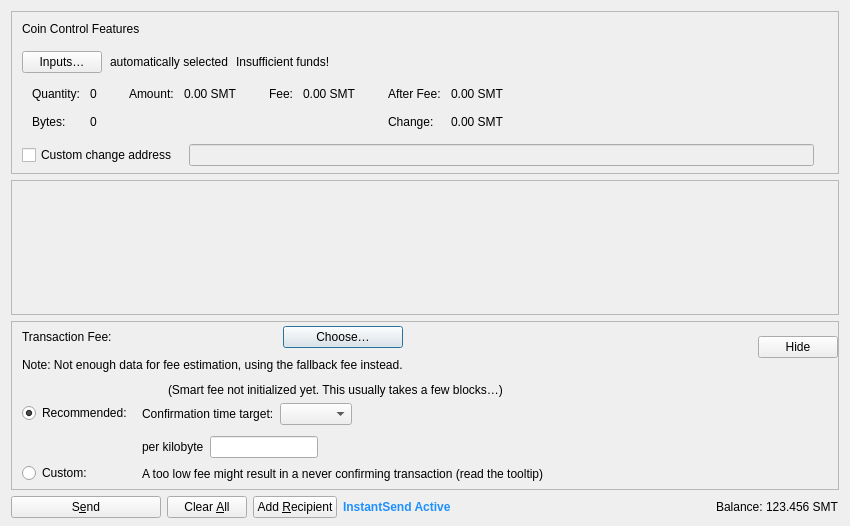
<?xml version="1.0" encoding="UTF-8"?>
<ui version="4.0">
 <class>SendCoinsDialog</class>
 <widget class="QDialog" name="SendCoinsDialog">
  <property name="geometry">
   <rect>
    <x>0</x>
    <y>0</y>
    <width>850</width>
    <height>526</height>
   </rect>
  </property>
  <property name="windowTitle">
   <string>Send Coins</string>
  </property>
  <layout class="QVBoxLayout" name="verticalLayout" stretch="0,1,0,0">
   <property name="bottomMargin">
    <number>8</number>
   </property>
   <item>
    <widget class="QFrame" name="frameCoinControl">
     <property name="sizePolicy">
      <sizepolicy hsizetype="Expanding" vsizetype="Expanding">
       <horstretch>0</horstretch>
       <verstretch>0</verstretch>
      </sizepolicy>
     </property>
     <property name="maximumSize">
      <size>
       <width>16777215</width>
       <height>16777215</height>
      </size>
     </property>
     <property name="frameShape">
      <enum>QFrame::StyledPanel</enum>
     </property>
     <property name="frameShadow">
      <enum>QFrame::Sunken</enum>
     </property>
     <layout class="QVBoxLayout" name="verticalLayoutCoinControl2">
      <property name="spacing">
       <number>0</number>
      </property>
      <property name="leftMargin">
       <number>0</number>
      </property>
      <property name="topMargin">
       <number>0</number>
      </property>
      <property name="rightMargin">
       <number>0</number>
      </property>
      <property name="bottomMargin">
       <number>6</number>
      </property>
      <item>
       <layout class="QVBoxLayout" name="verticalLayoutCoinControl" stretch="0,0,0,0,1">
        <property name="spacing">
         <number>0</number>
        </property>
        <property name="leftMargin">
         <number>10</number>
        </property>
        <property name="topMargin">
         <number>10</number>
        </property>
        <item>
         <layout class="QHBoxLayout" name="horizontalLayoutCoinControl1">
          <property name="bottomMargin">
           <number>15</number>
          </property>
          <item>
           <widget class="QLabel" name="labelCoinControlFeatures">
            <property name="sizePolicy">
             <sizepolicy hsizetype="Preferred" vsizetype="Maximum">
              <horstretch>0</horstretch>
              <verstretch>0</verstretch>
             </sizepolicy>
            </property>
            <property name="text">
             <string>Coin Control Features</string>
            </property>
           </widget>
          </item>
         </layout>
        </item>
        <item>
         <layout class="QHBoxLayout" name="horizontalLayoutCoinControl2" stretch="0,0,0,0">
          <property name="spacing">
           <number>8</number>
          </property>
          <property name="bottomMargin">
           <number>10</number>
          </property>
          <item>
           <widget class="QPushButton" name="pushButtonCoinControl">
            <property name="styleSheet">
             <string notr="true"/>
            </property>
            <property name="text">
             <string>Inputs…</string>
            </property>
            <property name="autoDefault">
             <bool>false</bool>
            </property>
           </widget>
          </item>
          <item>
           <widget class="QLabel" name="labelCoinControlAutomaticallySelected">
            <property name="text">
             <string>automatically selected</string>
            </property>
            <property name="margin">
             <number>5</number>
            </property>
           </widget>
          </item>
          <item>
           <widget class="QLabel" name="labelCoinControlInsuffFunds">
            <property name="text">
             <string>Insufficient funds!</string>
            </property>
            <property name="margin">
             <number>5</number>
            </property>
           </widget>
          </item>
          <item>
           <spacer name="horizontalSpacerCoinControl">
            <property name="orientation">
             <enum>Qt::Horizontal</enum>
            </property>
            <property name="sizeHint" stdset="0">
             <size>
              <width>40</width>
              <height>1</height>
             </size>
            </property>
           </spacer>
          </item>
         </layout>
        </item>
        <item>
         <widget class="QWidget" name="widgetCoinControl" native="true">
          <property name="sizePolicy">
           <sizepolicy hsizetype="Preferred" vsizetype="Preferred">
            <horstretch>0</horstretch>
            <verstretch>0</verstretch>
           </sizepolicy>
          </property>
          <property name="minimumSize">
           <size>
            <width>0</width>
            <height>0</height>
           </size>
          </property>
          <property name="styleSheet">
           <string notr="true"/>
          </property>
          <layout class="QHBoxLayout" name="horizontalLayoutCoinControl5">
           <property name="leftMargin">
            <number>0</number>
           </property>
           <property name="topMargin">
            <number>0</number>
           </property>
           <property name="rightMargin">
            <number>0</number>
           </property>
           <property name="bottomMargin">
            <number>0</number>
           </property>
           <item>
            <layout class="QHBoxLayout" name="horizontalLayoutCoinControl3" stretch="0,0,0,1">
             <property name="spacing">
              <number>20</number>
             </property>
             <property name="topMargin">
              <number>0</number>
             </property>
             <property name="bottomMargin">
              <number>10</number>
             </property>
             <item>
              <layout class="QFormLayout" name="formLayoutCoinControl1">
               <property name="labelAlignment">
                <set>Qt::AlignLeft|Qt::AlignVCenter</set>
               </property>
               <property name="horizontalSpacing">
                <number>10</number>
               </property>
               <property name="verticalSpacing">
                <number>14</number>
               </property>
               <property name="leftMargin">
                <number>10</number>
               </property>
               <property name="topMargin">
                <number>4</number>
               </property>
               <property name="rightMargin">
                <number>6</number>
               </property>
               <item row="0" column="0">
                <widget class="QLabel" name="labelCoinControlQuantityText">
                 <property name="text">
                  <string>Quantity:</string>
                 </property>
                 <property name="margin">
                  <number>0</number>
                 </property>
                </widget>
               </item>
               <item row="0" column="1">
                <widget class="QLabel" name="labelCoinControlQuantity">
                 <property name="cursor">
                  <cursorShape>IBeamCursor</cursorShape>
                 </property>
                 <property name="contextMenuPolicy">
                  <enum>Qt::ActionsContextMenu</enum>
                 </property>
                 <property name="text">
                  <string notr="true">0</string>
                 </property>
                 <property name="margin">
                  <number>0</number>
                 </property>
                 <property name="textInteractionFlags">
                  <set>Qt::LinksAccessibleByMouse|Qt::TextSelectableByKeyboard|Qt::TextSelectableByMouse</set>
                 </property>
                </widget>
               </item>
               <item row="1" column="0">
                <widget class="QLabel" name="labelCoinControlBytesText">
                 <property name="text">
                  <string>Bytes:</string>
                 </property>
                </widget>
               </item>
               <item row="1" column="1">
                <widget class="QLabel" name="labelCoinControlBytes">
                 <property name="cursor">
                  <cursorShape>IBeamCursor</cursorShape>
                 </property>
                 <property name="contextMenuPolicy">
                  <enum>Qt::ActionsContextMenu</enum>
                 </property>
                 <property name="text">
                  <string notr="true">0</string>
                 </property>
                 <property name="textInteractionFlags">
                  <set>Qt::LinksAccessibleByMouse|Qt::TextSelectableByKeyboard|Qt::TextSelectableByMouse</set>
                 </property>
                </widget>
               </item>
              </layout>
             </item>
             <item>
              <layout class="QFormLayout" name="formLayoutCoinControl2">
               <property name="horizontalSpacing">
                <number>10</number>
               </property>
               <property name="verticalSpacing">
                <number>14</number>
               </property>
               <property name="leftMargin">
                <number>6</number>
               </property>
               <property name="topMargin">
                <number>4</number>
               </property>
               <property name="rightMargin">
                <number>6</number>
               </property>
               <item row="0" column="0">
                <widget class="QLabel" name="labelCoinControlAmountText">
                 <property name="text">
                  <string>Amount:</string>
                 </property>
                 <property name="margin">
                  <number>0</number>
                 </property>
                </widget>
               </item>
               <item row="0" column="1">
                <widget class="QLabel" name="labelCoinControlAmount">
                 <property name="cursor">
                  <cursorShape>IBeamCursor</cursorShape>
                 </property>
                 <property name="contextMenuPolicy">
                  <enum>Qt::ActionsContextMenu</enum>
                 </property>
                 <property name="text">
                  <string notr="true">0.00 SMT</string>
                 </property>
                 <property name="textInteractionFlags">
                  <set>Qt::LinksAccessibleByMouse|Qt::TextSelectableByKeyboard|Qt::TextSelectableByMouse</set>
                 </property>
                </widget>
               </item>
              </layout>
             </item>
             <item>
              <layout class="QFormLayout" name="formLayoutCoinControl3">
               <property name="horizontalSpacing">
                <number>10</number>
               </property>
               <property name="verticalSpacing">
                <number>14</number>
               </property>
               <property name="leftMargin">
                <number>6</number>
               </property>
               <property name="topMargin">
                <number>4</number>
               </property>
               <property name="rightMargin">
                <number>6</number>
               </property>
               <item row="0" column="0">
                <widget class="QLabel" name="labelCoinControlFeeText">
                 <property name="text">
                  <string>Fee:</string>
                 </property>
                 <property name="margin">
                  <number>0</number>
                 </property>
                </widget>
               </item>
               <item row="0" column="1">
                <widget class="QLabel" name="labelCoinControlFee">
                 <property name="cursor">
                  <cursorShape>IBeamCursor</cursorShape>
                 </property>
                 <property name="contextMenuPolicy">
                  <enum>Qt::ActionsContextMenu</enum>
                 </property>
                 <property name="text">
                  <string notr="true">0.00 SMT</string>
                 </property>
                 <property name="textInteractionFlags">
                  <set>Qt::LinksAccessibleByMouse|Qt::TextSelectableByKeyboard|Qt::TextSelectableByMouse</set>
                 </property>
                </widget>
               </item>
              </layout>
             </item>
             <item>
              <layout class="QFormLayout" name="formLayoutCoinControl4">
               <property name="labelAlignment">
                <set>Qt::AlignLeft|Qt::AlignVCenter</set>
               </property>
               <property name="horizontalSpacing">
                <number>10</number>
               </property>
               <property name="verticalSpacing">
                <number>14</number>
               </property>
               <property name="leftMargin">
                <number>6</number>
               </property>
               <property name="topMargin">
                <number>4</number>
               </property>
               <property name="rightMargin">
                <number>6</number>
               </property>
               <item row="0" column="0">
                <widget class="QLabel" name="labelCoinControlAfterFeeText">
                 <property name="text">
                  <string>After Fee:</string>
                 </property>
                 <property name="margin">
                  <number>0</number>
                 </property>
                </widget>
               </item>
               <item row="0" column="1">
                <widget class="QLabel" name="labelCoinControlAfterFee">
                 <property name="cursor">
                  <cursorShape>IBeamCursor</cursorShape>
                 </property>
                 <property name="contextMenuPolicy">
                  <enum>Qt::ActionsContextMenu</enum>
                 </property>
                 <property name="text">
                  <string notr="true">0.00 SMT</string>
                 </property>
                 <property name="textInteractionFlags">
                  <set>Qt::LinksAccessibleByMouse|Qt::TextSelectableByKeyboard|Qt::TextSelectableByMouse</set>
                 </property>
                </widget>
               </item>
               <item row="1" column="0">
                <widget class="QLabel" name="labelCoinControlChangeText">
                 <property name="text">
                  <string>Change:</string>
                 </property>
                </widget>
               </item>
               <item row="1" column="1">
                <widget class="QLabel" name="labelCoinControlChange">
                 <property name="cursor">
                  <cursorShape>IBeamCursor</cursorShape>
                 </property>
                 <property name="contextMenuPolicy">
                  <enum>Qt::ActionsContextMenu</enum>
                 </property>
                 <property name="text">
                  <string notr="true">0.00 SMT</string>
                 </property>
                 <property name="textInteractionFlags">
                  <set>Qt::LinksAccessibleByMouse|Qt::TextSelectableByKeyboard|Qt::TextSelectableByMouse</set>
                 </property>
                </widget>
               </item>
              </layout>
             </item>
            </layout>
           </item>
          </layout>
         </widget>
        </item>
        <item>
         <layout class="QHBoxLayout" name="horizontalLayoutCoinControl4" stretch="0,0,0">
          <property name="spacing">
           <number>12</number>
          </property>
          <property name="sizeConstraint">
           <enum>QLayout::SetDefaultConstraint</enum>
          </property>
          <property name="topMargin">
           <number>5</number>
          </property>
          <property name="rightMargin">
           <number>5</number>
          </property>
          <item>
           <widget class="QCheckBox" name="checkBoxCoinControlChange">
            <property name="toolTip">
             <string>If this is activated, but the change address is empty or invalid, change will be sent to a newly generated address.</string>
            </property>
            <property name="text">
             <string>Custom change address</string>
            </property>
           </widget>
          </item>
          <item>
           <widget class="QValidatedLineEdit" name="lineEditCoinControlChange">
            <property name="enabled">
             <bool>false</bool>
            </property>
            <property name="sizePolicy">
             <sizepolicy hsizetype="Expanding" vsizetype="Fixed">
              <horstretch>0</horstretch>
              <verstretch>0</verstretch>
             </sizepolicy>
            </property>
           </widget>
          </item>
          <item>
           <widget class="QLabel" name="labelCoinControlChangeLabel">
            <property name="sizePolicy">
             <sizepolicy hsizetype="Preferred" vsizetype="Expanding">
              <horstretch>0</horstretch>
              <verstretch>0</verstretch>
             </sizepolicy>
            </property>
            <property name="minimumSize">
             <size>
              <width>0</width>
              <height>0</height>
             </size>
            </property>
            <property name="text">
             <string/>
            </property>
            <property name="margin">
             <number>3</number>
            </property>
           </widget>
          </item>
         </layout>
        </item>
        <item>
         <spacer name="verticalSpacerCoinControl">
          <property name="orientation">
           <enum>Qt::Vertical</enum>
          </property>
          <property name="sizeHint" stdset="0">
           <size>
            <width>800</width>
            <height>1</height>
           </size>
          </property>
         </spacer>
        </item>
       </layout>
      </item>
     </layout>
    </widget>
   </item>
   <item>
    <widget class="QScrollArea" name="scrollArea">
     <property name="widgetResizable">
      <bool>true</bool>
     </property>
     <widget class="QWidget" name="scrollAreaWidgetContents">
      <property name="geometry">
       <rect>
        <x>0</x>
        <y>0</y>
        <width>830</width>
        <height>104</height>
       </rect>
      </property>
      <layout class="QVBoxLayout" name="verticalLayout_2" stretch="0,1">
       <property name="leftMargin">
        <number>0</number>
       </property>
       <property name="topMargin">
        <number>0</number>
       </property>
       <property name="rightMargin">
        <number>0</number>
       </property>
       <property name="bottomMargin">
        <number>0</number>
       </property>
       <item>
        <layout class="QVBoxLayout" name="entries">
         <property name="spacing">
          <number>6</number>
         </property>
        </layout>
       </item>
       <item>
        <spacer name="verticalSpacer">
         <property name="orientation">
          <enum>Qt::Vertical</enum>
         </property>
         <property name="sizeHint" stdset="0">
          <size>
           <width>20</width>
           <height>40</height>
          </size>
         </property>
        </spacer>
       </item>
      </layout>
     </widget>
    </widget>
   </item>
   <item>
    <widget class="QFrame" name="frameFee">
     <property name="sizePolicy">
      <sizepolicy hsizetype="Expanding" vsizetype="Expanding">
       <horstretch>0</horstretch>
       <verstretch>0</verstretch>
      </sizepolicy>
     </property>
     <property name="maximumSize">
      <size>
       <width>16777215</width>
       <height>16777215</height>
      </size>
     </property>
     <property name="frameShape">
      <enum>QFrame::StyledPanel</enum>
     </property>
     <property name="frameShadow">
      <enum>QFrame::Sunken</enum>
     </property>
     <layout class="QVBoxLayout" name="verticalLayoutFee1">
      <property name="spacing">
       <number>0</number>
      </property>
      <property name="leftMargin">
       <number>0</number>
      </property>
      <property name="topMargin">
       <number>0</number>
      </property>
      <property name="rightMargin">
       <number>0</number>
      </property>
      <property name="bottomMargin">
       <number>0</number>
      </property>
      <item>
       <layout class="QVBoxLayout" name="verticalLayoutFee2" stretch="0,0,0">
        <property name="spacing">
         <number>0</number>
        </property>
        <property name="leftMargin">
         <number>10</number>
        </property>
        <property name="topMargin">
         <number>0</number>
        </property>
        <item>
         <layout class="QHBoxLayout" name="horizontalLayoutFee1">
          <property name="bottomMargin">
           <number>0</number>
          </property>
          <item>
           <layout class="QVBoxLayout" name="verticalLayoutFee7">
            <property name="spacing">
             <number>0</number>
            </property>
            <item>
             <spacer name="verticalSpacerSmartFee">
              <property name="orientation">
               <enum>Qt::Vertical</enum>
              </property>
              <property name="sizeType">
               <enum>QSizePolicy::Fixed</enum>
              </property>
              <property name="sizeHint" stdset="0">
               <size>
                <width>1</width>
                <height>4</height>
               </size>
              </property>
             </spacer>
            </item>
            <item>
             <layout class="QHBoxLayout" name="horizontalLayoutSmartFee">
              <property name="spacing">
               <number>10</number>
              </property>
              <item>
               <widget class="QLabel" name="labelFeeHeadline">
                <property name="sizePolicy">
                 <sizepolicy hsizetype="Preferred" vsizetype="Maximum">
                  <horstretch>0</horstretch>
                  <verstretch>0</verstretch>
                 </sizepolicy>
                </property>
                <property name="text">
                 <string>Transaction Fee:</string>
                </property>
               </widget>
              </item>
              <item>
               <widget class="QLabel" name="labelFeeMinimized">
                <property name="text">
                 <string/>
                </property>
               </widget>
              </item>
              <item>
               <widget class="QPushButton" name="buttonChooseFee">
                <property name="text">
                 <string>Choose…</string>
                </property>
               </widget>
              </item>
             </layout>
            </item>
            <item>
             <spacer name="verticalSpacer_7">
              <property name="orientation">
               <enum>Qt::Vertical</enum>
              </property>
              <property name="sizeHint" stdset="0">
               <size>
                <width>1</width>
                <height>10</height>
               </size>
              </property>
             </spacer>
            </item>
            <item>
             <widget class="QLabel" name="fallbackFeeWarningLabel">
              <property name="toolTip">
               <string>Using the fallbackfee can result in sending a transaction that will take several hours or days (or never) to confirm. Consider choosing your fee manually or wait until you have validated the complete chain.</string>
              </property>
              <property name="text">
               <string>Note: Not enough data for fee estimation, using the fallback fee instead.</string>
              </property>
              <property name="wordWrap">
               <bool>false</bool>
              </property>
             </widget>
            </item>
            <item>
             <spacer name="verticalSpacer_5">
              <property name="orientation">
               <enum>Qt::Vertical</enum>
              </property>
              <property name="sizeHint" stdset="0">
               <size>
                <width>1</width>
                <height>1</height>
               </size>
              </property>
             </spacer>
            </item>
           </layout>
          </item>
          <item>
           <spacer name="horizontalSpacer_4">
            <property name="orientation">
             <enum>Qt::Horizontal</enum>
            </property>
            <property name="sizeHint" stdset="0">
             <size>
              <width>1</width>
              <height>1</height>
             </size>
            </property>
           </spacer>
          </item>
          <item>
           <widget class="QPushButton" name="buttonMinimizeFee">
            <property name="toolTip">
             <string>Hide transaction fee settings</string>
            </property>
            <property name="text">
             <string>Hide</string>
            </property>
           </widget>
          </item>
         </layout>
        </item>
        <item>
         <widget class="QFrame" name="frameFeeSelection">
          <layout class="QVBoxLayout" name="verticalLayoutFee12">
           <property name="spacing">
            <number>0</number>
           </property>
           <property name="leftMargin">
            <number>0</number>
           </property>
           <property name="topMargin">
            <number>0</number>
           </property>
           <property name="rightMargin">
            <number>0</number>
           </property>
           <property name="bottomMargin">
            <number>0</number>
           </property>
           <item>
            <layout class="QGridLayout" name="gridLayoutFee">
             <property name="topMargin">
              <number>10</number>
             </property>
             <property name="bottomMargin">
              <number>4</number>
             </property>
             <property name="horizontalSpacing">
              <number>10</number>
             </property>
             <property name="verticalSpacing">
              <number>4</number>
             </property>
             <item row="1" column="1">
              <layout class="QVBoxLayout" name="verticalLayoutFee8">
               <property name="spacing">
                <number>6</number>
               </property>
               <property name="topMargin">
                <number>3</number>
               </property>
               <item>
                <layout class="QHBoxLayout" name="horizontalLayoutFee13" stretch="0,0,1">
                 <item>
                  <widget class="QLabel" name="labelCustomPerKilobyte">
                   <property name="toolTip">
                    <string>If the custom fee is set to 1000 duffs and the transaction is only 250 bytes, then &quot;per kilobyte&quot; only pays 250 duffs in fee,&lt;br /&gt;while &quot;at least&quot; pays 1000 duffs. For transactions bigger than a kilobyte both pay by kilobyte.</string>
                   </property>
                   <property name="text">
                    <string>per kilobyte</string>
                   </property>
                  </widget>
                 </item>
                 <item>
                  <widget class="BitcoinAmountField" name="customFee"/>
                 </item>
                 <item>
                  <spacer name="horizontalSpacer_6">
                   <property name="orientation">
                    <enum>Qt::Horizontal</enum>
                   </property>
                   <property name="sizeHint" stdset="0">
                    <size>
                     <width>1</width>
                     <height>1</height>
                    </size>
                   </property>
                  </spacer>
                 </item>
                </layout>
               </item>
               <item>
                <layout class="QHBoxLayout" name="horizontalLayoutFee8">
                 <item>
                  <widget class="QLabel" name="labelCustomFeeWarning">
                   <property name="enabled">
                    <bool>true</bool>
                   </property>
                   <property name="toolTip">
                    <string>When there is less transaction volume than space in the blocks, miners as well as relaying nodes may enforce a minimum fee. Paying only this minimum fee is just fine, but be aware that this can result in a never confirming transaction once there is more demand for ratatoskr transactions than the network can process.</string>
                   </property>
                   <property name="text">
                    <string>A too low fee might result in a never confirming transaction (read the tooltip)</string>
                   </property>
                  </widget>
                 </item>
                 <item>
                  <spacer name="horizontalSpacer_2">
                   <property name="orientation">
                    <enum>Qt::Horizontal</enum>
                   </property>
                   <property name="sizeHint" stdset="0">
                    <size>
                     <width>1</width>
                     <height>1</height>
                    </size>
                   </property>
                  </spacer>
                 </item>
                </layout>
               </item>
              </layout>
             </item>
             <item row="0" column="0">
              <layout class="QVBoxLayout" name="verticalLayoutFee4" stretch="0,1">
               <property name="topMargin">
                <number>20</number>
               </property>
               <property name="bottomMargin">
                <number>3</number>
               </property>
               <item>
                <widget class="QRadioButton" name="radioSmartFee">
                 <property name="text">
                  <string>Recommended:</string>
                 </property>
                 <property name="checked">
                  <bool>true</bool>
                 </property>
                 <attribute name="buttonGroup">
                  <string notr="true">groupFee</string>
                 </attribute>
                </widget>
               </item>
               <item>
                <spacer name="verticalSpacer_2">
                 <property name="orientation">
                  <enum>Qt::Vertical</enum>
                 </property>
                 <property name="sizeHint" stdset="0">
                  <size>
                   <width>1</width>
                   <height>1</height>
                  </size>
                 </property>
                </spacer>
               </item>
              </layout>
             </item>
             <item row="1" column="0">
              <layout class="QVBoxLayout" name="verticalLayoutFee9" stretch="0,1">
               <property name="topMargin">
                <number>30</number>
               </property>
               <item>
                <widget class="QRadioButton" name="radioCustomFee">
                 <property name="text">
                  <string>Custom:</string>
                 </property>
                 <attribute name="buttonGroup">
                  <string notr="true">groupFee</string>
                 </attribute>
                </widget>
               </item>
               <item>
                <spacer name="verticalSpacer_6">
                 <property name="orientation">
                  <enum>Qt::Vertical</enum>
                 </property>
                 <property name="sizeHint" stdset="0">
                  <size>
                   <width>1</width>
                   <height>1</height>
                  </size>
                 </property>
                </spacer>
               </item>
              </layout>
             </item>
             <item row="0" column="1">
              <layout class="QVBoxLayout" name="verticalLayoutFee3" stretch="0,0,1">
               <property name="spacing">
                <number>6</number>
               </property>
               <property name="topMargin">
                <number>0</number>
               </property>
               <property name="bottomMargin">
                <number>3</number>
               </property>
               <item>
                <layout class="QHBoxLayout" name="horizontalLayoutFee12">
                 <item>
                  <widget class="QLabel" name="labelSmartFee">
                   <property name="text">
                    <string/>
                   </property>
                  </widget>
                 </item>
                 <item>
                  <widget class="QLabel" name="labelFeeEstimation">
                   <property name="text">
                    <string/>
                   </property>
                  </widget>
                 </item>
                 <item>
                  <widget class="QLabel" name="labelSmartFee2">
                   <property name="text">
                    <string>(Smart fee not initialized yet. This usually takes a few blocks…)</string>
                   </property>
                  </widget>
                 </item>
                 <item>
                  <spacer name="horizontalSpacer_5">
                   <property name="orientation">
                    <enum>Qt::Horizontal</enum>
                   </property>
                   <property name="sizeHint" stdset="0">
                    <size>
                     <width>1</width>
                     <height>1</height>
                    </size>
                   </property>
                  </spacer>
                 </item>
                </layout>
               </item>
               <item>
                <layout class="QHBoxLayout" name="horizontalLayoutFee9">
                 <item>
                  <layout class="QVBoxLayout" name="verticalLayoutFee6">
                   <item>
                    <widget class="QLabel" name="labelSmartFee3">
                     <property name="text">
                      <string>Confirmation time target:</string>
                     </property>
                    </widget>
                   </item>
                  </layout>
                 </item>
                 <item>
                  <layout class="QVBoxLayout" name="verticalLayoutFee5">
                   <property name="rightMargin">
                    <number>30</number>
                   </property>
                   <item>
                    <layout class="QHBoxLayout" name="horizontalLayoutConfTarget">
                     <property name="bottomMargin">
                      <number>0</number>
                     </property>
                     <item>
                      <widget class="QComboBox" name="confTargetSelector"/>
                     </item>
                     <item>
                      <spacer name="horizontalSpacerConfTarget">
                       <property name="orientation">
                        <enum>Qt::Horizontal</enum>
                       </property>
                       <property name="sizeHint" stdset="0">
                        <size>
                         <width>40</width>
                         <height>20</height>
                        </size>
                       </property>
                      </spacer>
                     </item>
                    </layout>
                   </item>
                  </layout>
                 </item>
                </layout>
               </item>
               <item>
                <spacer name="verticalSpacer_4">
                 <property name="orientation">
                  <enum>Qt::Vertical</enum>
                 </property>
                 <property name="sizeHint" stdset="0">
                  <size>
                   <width>1</width>
                   <height>1</height>
                  </size>
                 </property>
                </spacer>
               </item>
              </layout>
             </item>
            </layout>
           </item>
          </layout>
         </widget>
        </item>
        <item>
         <spacer name="verticalSpacerFee">
          <property name="orientation">
           <enum>Qt::Vertical</enum>
          </property>
          <property name="sizeHint" stdset="0">
           <size>
            <width>800</width>
            <height>1</height>
           </size>
          </property>
         </spacer>
        </item>
       </layout>
      </item>
     </layout>
    </widget>
   </item>
   <item>
    <layout class="QHBoxLayout" name="horizontalLayout">
     <item>
      <widget class="QPushButton" name="sendButton">
       <property name="minimumSize">
        <size>
         <width>150</width>
         <height>0</height>
        </size>
       </property>
       <property name="toolTip">
        <string>Confirm the send action</string>
       </property>
       <property name="text">
        <string>S&amp;end</string>
       </property>
       <property name="autoDefault">
        <bool>false</bool>
       </property>
       <property name="default">
        <bool>false</bool>
       </property>
      </widget>
     </item>
     <item>
      <widget class="QPushButton" name="clearButton">
       <property name="sizePolicy">
        <sizepolicy hsizetype="Minimum" vsizetype="Fixed">
         <horstretch>0</horstretch>
         <verstretch>0</verstretch>
        </sizepolicy>
       </property>
       <property name="toolTip">
        <string>Clear all fields of the form.</string>
       </property>
       <property name="text">
        <string>Clear &amp;All</string>
       </property>
       <property name="autoDefault">
        <bool>false</bool>
       </property>
      </widget>
     </item>
     <item>
      <widget class="QPushButton" name="addButton">
       <property name="toolTip">
        <string>Send to multiple recipients at once</string>
       </property>
       <property name="text">
        <string>Add &amp;Recipient</string>
       </property>
       <property name="autoDefault">
        <bool>false</bool>
       </property>
      </widget>
     </item>
     <item>
      <widget class="QLabel" name="labelInstantSend">
       <property name="text">
        <string>InstantSend Active</string>
       </property>
       <property name="styleSheet">
        <string>color: #1E90FF; font-weight: bold;</string>
       </property>
       <property name="toolTip">
        <string>Transactions are automatically locked by InstantSend within seconds</string>
       </property>
      </widget>
     </item>
     <item>
      <spacer name="horizontalSpacer">
       <property name="orientation">
        <enum>Qt::Horizontal</enum>
       </property>
       <property name="sizeHint" stdset="0">
        <size>
         <width>40</width>
         <height>20</height>
        </size>
       </property>
      </spacer>
     </item>
     <item>
      <layout class="QHBoxLayout" name="horizontalLayout_2">
       <property name="spacing">
        <number>3</number>
       </property>
       <item>
        <widget class="QLabel" name="labelBalanceName">
         <property name="text">
          <string>Balance:</string>
         </property>
        </widget>
       </item>
       <item>
        <widget class="QLabel" name="labelBalance">
         <property name="sizePolicy">
          <sizepolicy hsizetype="Preferred" vsizetype="Preferred">
           <horstretch>0</horstretch>
           <verstretch>0</verstretch>
          </sizepolicy>
         </property>
         <property name="cursor">
          <cursorShape>IBeamCursor</cursorShape>
         </property>
         <property name="text">
          <string notr="true">123.456 SMT</string>
         </property>
         <property name="textInteractionFlags">
          <set>Qt::LinksAccessibleByMouse|Qt::TextSelectableByKeyboard|Qt::TextSelectableByMouse</set>
         </property>
        </widget>
       </item>
      </layout>
     </item>
    </layout>
   </item>
  </layout>
 </widget>
 <customwidgets>
  <customwidget>
   <class>QValidatedLineEdit</class>
   <extends>QLineEdit</extends>
   <header>qt/qvalidatedlineedit.h</header>
  </customwidget>
  <customwidget>
   <class>BitcoinAmountField</class>
   <extends>QLineEdit</extends>
   <header>qt/bitcoinamountfield.h</header>
   <container>1</container>
  </customwidget>
 </customwidgets>
 <resources>
  <include location="../ratatoskr.qrc"/>
 </resources>
 <connections/>
 <buttongroups>
  <buttongroup name="groupFee"/>
 </buttongroups>
</ui>
